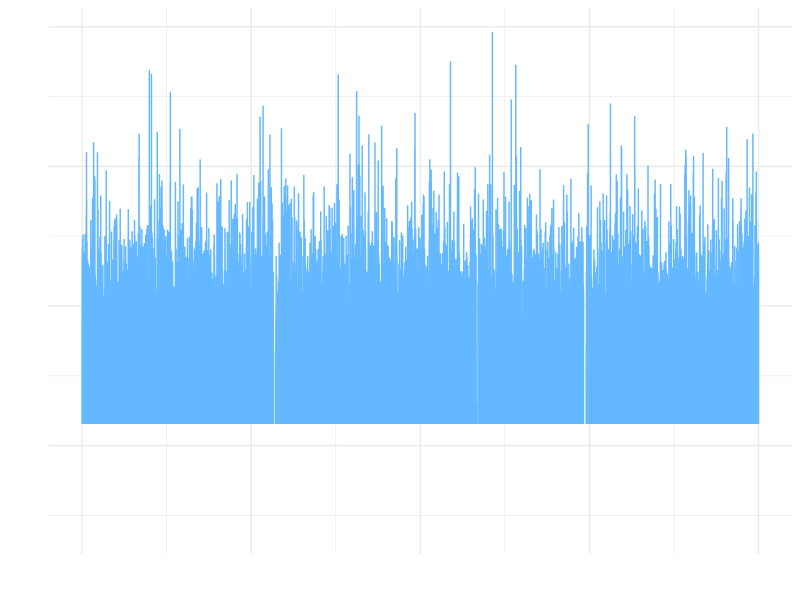

This chart was generated by the following R code: (Note: a time limit stopped this script after it produced the figure.)
# Simulacion de la posterior de omega para h, y fijas.

# Se utiliza el algoritmo de Metropolis-Hastings.
# La distribucion candidata es W = Y + f con Y ~ Ga(1+y, 1+g).

library(ggplot2)

iter <- 1e6
y <- 2
h <- 4
g <- 1

sim <- vector(length = iter, mode = "double")

q <- function(propuesta, anterior) {
  
  l <- y * (log(propuesta) -
              log(propuesta - h) -
              log(anterior) +
              log(anterior - h))
  
  return(exp(l))
  
}

set.seed(42)

sim[1] <- rgamma(n = 1, shape = 1 + y, scale = 1 + g)

for (i in 2:iter) {
  
  candidato <- rgamma(n = 1, shape = 1 + y, scale = 1 + g) + h
  
  rho <- min(q(candidato, sim[i - 1]), 1)
  
  sim[i] <- sim[i - 1] + (candidato - sim[i - 1]) * (runif(n = 1) < rho)
  
}

tib <- tibble::tibble(y = sim)

ggplot2::ggplot(tib, ggplot2::aes(x = 1:iter, y = y)) +
  ggplot2::geom_line(color = "steelblue1") +
  ggplot2::theme_minimal() +
  labs(y = "", x = "") +
  scale_x_continuous(labels = scales::comma)

acf(sim)

coda::effectiveSize(sim)


# Random Walk Metropolis ----------------------------------------

# Propuesta Gamma

rho <- function(x, omega, y, a, gamma) {
  l <- (log(x) - log(omega)) * (1 + y - a) -
    a*(1 - x/omega) - (1 + gamma)*(x-omega)
  
  return(exp(l))
  
}

sim2 <- vector(length = iter, mode = "double")

set.seed(42)

a <- y + 1

sim2[1] <- rgamma(n = 1, shape = a, scale = 1 + g) + h

for (i in 2:iter) {
  
  omega <- sim2[i-1]
  
  candidato <- rgamma(n = 1, shape = a, scale = a/omega) + h
  
  r <- min(rho(candidato, omega, y, a, g), 1)
  
  sim2[i] <- sim2[i - 1] + (candidato - sim2[i - 1]) * (runif(n = 1) < r)
  
}

tib <- tibble::tibble(y = sim2)

ggplot2::ggplot(tib, ggplot2::aes(x = 1:iter, y = y)) +
  ggplot2::geom_line(color = "steelblue1") +
  ggplot2::theme_minimal() +
  labs(y = "", x = "") +
  scale_x_continuous(labels = scales::comma)

acf(sim2)

coda::effectiveSize(sim2)

# Propuesta Uniforme

prop <- function(x, omega, y, gamma) {
  
  l <- y*(log(x) - log(omega)) - (1 + gamma)*(x - omega)
  
  return(exp(l))
  
}

sim3 <- vector(length = iter, mode = "double")

set.seed(42)

a <- y + 1

sim3[1] <- rgamma(n = 1, shape = a, scale = 1 + g) + h

for (i in 2:iter) {
  
  omega <- sim3[i-1]
  
  candidato <- runif(n = 1, min = max(h, omega - a), max = omega + a)
  
  r <- min(prop(candidato, omega, y, g), 1)
  
  sim3[i] <- sim3[i - 1] + (candidato - sim3[i - 1]) * (runif(n = 1) < r)
  
}

tib <- tibble::tibble(y = sim3)

ggplot2::ggplot(tib, ggplot2::aes(x = 1:iter, y = y)) +
  ggplot2::geom_line(color = "steelblue1") +
  ggplot2::theme_minimal() +
  labs(y = "", x = "") +
  scale_x_continuous(labels = scales::comma)

acf(sim3)

coda::effectiveSize(sim3)
